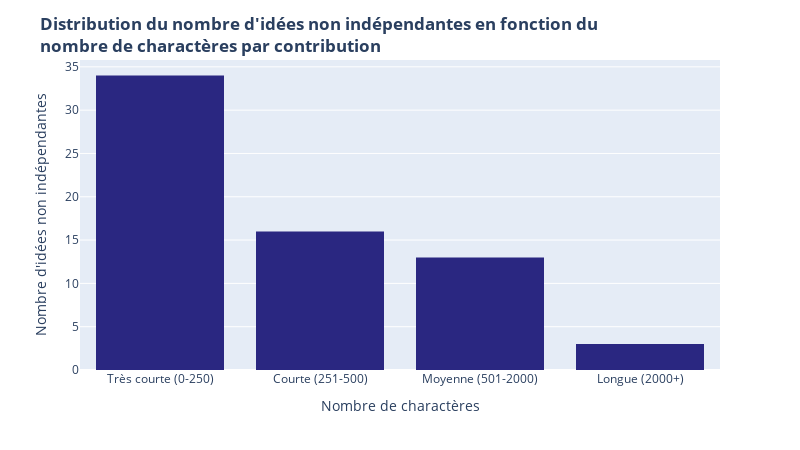

This figure's notebook cell:
### Code cell
fig = px.histogram(
    df, x="contrib_cat", y="Idées_non_ind",
    color_discrete_sequence=["#2a2781"], histfunc="sum", category_orders=dict(contrib_cat=length_labels)
)
fig.update_layout(
    title={"text": "<b>Distribution du nombre d'idées non indépendantes en fonction du <br>nombre de charactères par contribution</b>"}, 
    xaxis_title="Nombre de charactères", 
    yaxis_title="Nombre d'idées non indépendantes", 
    width=800, height=450
)
fig.update_traces(
    hovertemplate =
        "Nombre d'idées non indépendantes = %{y}<extra></extra>"
)
fig.show()

# Pour aller plus loin : afficher le nombre de contributions dans l'info-bulle.

### Figure 1 — Plotly figure (JSON) as saved in the notebook; plotly's stock layout.template omitted (floating-point values rounded to 4 significant figures; data arrays with more than 128 entries replaced by an {"elided": "..."} marker saying what was removed)
{"data": [{"bingroup": "x", "histfunc": "sum", "hovertemplate": "Nombre d'idées non indépendantes = %{y}<extra></extra>", "legendgroup": "", "marker": {"color": "#2a2781", "pattern": {"shape": ""}}, "name": "", "orientation": "v", "showlegend": false, "type": "histogram", "x": {"elided": "200 str values"}, "xaxis": "x", "y": {"elided": "200 float values"}, "yaxis": "y"}], "layout": {"barmode": "relative", "height": 450, "legend": {"tracegroupgap": 0}, "margin": {"t": 60}, "title": {"text": "<b>Distribution du nombre d'idées non indépendantes en fonction du <br>nombre de charactères par contribution</b>"}, "width": 800, "xaxis": {"anchor": "y", "categoryarray": ["Très courte (0-250)", "Courte (251-500)", "Moyenne (501-2000)", "Longue (2000+)"], "categoryorder": "array", "domain": [0, 1], "title": {"text": "Nombre de charactères"}}, "yaxis": {"anchor": "x", "domain": [0, 1], "title": {"text": "Nombre d'idées non indépendantes"}}}}
